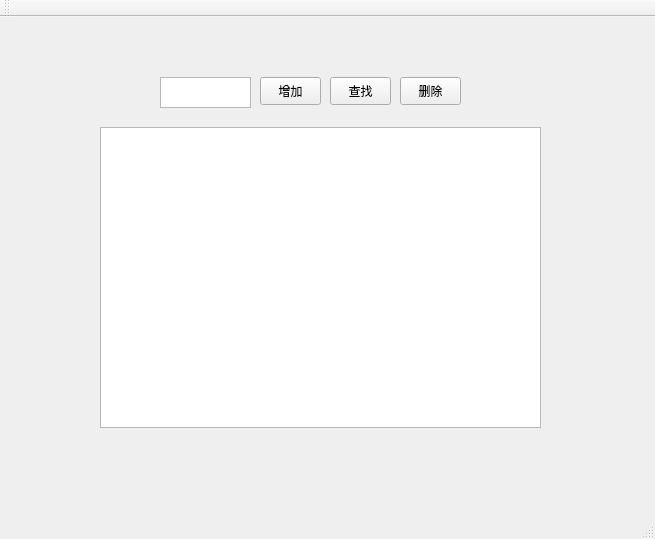
<?xml version="1.0" encoding="UTF-8"?>
<ui version="4.0">
 <class>QtWidget1Class</class>
 <widget class="QMainWindow" name="QtWidget1Class">
  <property name="geometry">
   <rect>
    <x>0</x>
    <y>0</y>
    <width>655</width>
    <height>539</height>
   </rect>
  </property>
  <property name="windowTitle">
   <string>QtWidget1</string>
  </property>
  <widget class="QWidget" name="centralWidget">
   <widget class="QPushButton" name="insertButton">
    <property name="geometry">
     <rect>
      <x>260</x>
      <y>60</y>
      <width>61</width>
      <height>28</height>
     </rect>
    </property>
    <property name="autoFillBackground">
     <bool>false</bool>
    </property>
    <property name="text">
     <string>增加</string>
    </property>
    <property name="autoDefault">
     <bool>false</bool>
    </property>
   </widget>
   <widget class="QPushButton" name="searchButton">
    <property name="geometry">
     <rect>
      <x>330</x>
      <y>60</y>
      <width>61</width>
      <height>28</height>
     </rect>
    </property>
    <property name="text">
     <string>查找</string>
    </property>
   </widget>
   <widget class="QPushButton" name="deleteButton">
    <property name="geometry">
     <rect>
      <x>400</x>
      <y>60</y>
      <width>61</width>
      <height>28</height>
     </rect>
    </property>
    <property name="text">
     <string>删除</string>
    </property>
   </widget>
   <widget class="QTextEdit" name="input">
    <property name="geometry">
     <rect>
      <x>160</x>
      <y>60</y>
      <width>91</width>
      <height>31</height>
     </rect>
    </property>
   </widget>
   <widget class="QGraphicsView" name="graphicsView">
    <property name="geometry">
     <rect>
      <x>100</x>
      <y>110</y>
      <width>441</width>
      <height>301</height>
     </rect>
    </property>
   </widget>
  </widget>
  <widget class="QMenuBar" name="menuBar">
   <property name="geometry">
    <rect>
     <x>0</x>
     <y>0</y>
     <width>655</width>
     <height>26</height>
    </rect>
   </property>
  </widget>
  <widget class="QToolBar" name="mainToolBar">
   <attribute name="toolBarArea">
    <enum>TopToolBarArea</enum>
   </attribute>
   <attribute name="toolBarBreak">
    <bool>false</bool>
   </attribute>
  </widget>
  <widget class="QStatusBar" name="statusBar"/>
 </widget>
 <layoutdefault spacing="6" margin="11"/>
 <resources>
  <include location="QtWidget1.qrc"/>
 </resources>
 <connections/>
</ui>
